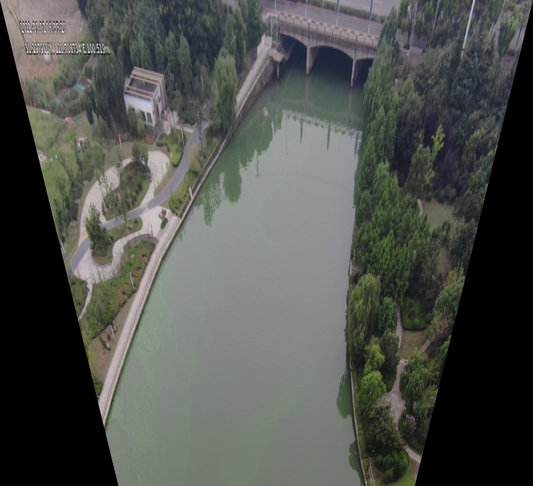
#> input picture Transformedpic/1.png, 533 x 486 px, shrunk from 1024 x 934 before the run, found by its file name
$ python orb.py
#> lines starting #> are read from the running program, lines starting #| are printed output that depends on the picture; long printed decimals are rounded
import cv2
import matplotlib.pyplot as plt
import numpy as np
from PIL import Image
from sklearn.neighbors import KNeighborsClassifier
import os

# _______________________________#

img1 = cv2.imread('./transformedPic/1.png')
#> img1 is the input picture: shape (486, 533, 3); mean B, G, R 76.9, 81.2, 78.4
img2 = cv2.imread('./transformedPic/2.png')
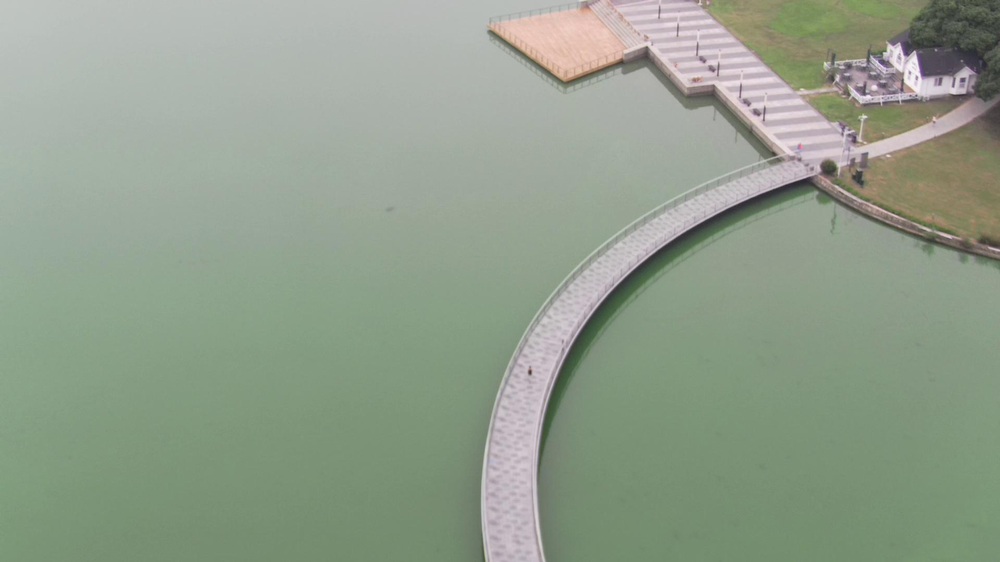
#> input picture SpaceLab/2.png, 1000 x 562 px, shrunk from 1920 x 1080 before the run, found by its file name
#> img2 is the input picture: shape (562, 1000, 3); mean B, G, R 140.2, 157.9, 145.2


def stitch_images(img1_path, img2_path, output_path, vertical_separation=0, horizontal_separation=0):
    # Open the input images
    img1 = Image.open(img1_path)
    img2 = Image.open(img2_path)

    # Calculate the size of the output image
    width = img1.width + img2.width + horizontal_separation
    height = max(img1.height, img2.height) + vertical_separation

    # Create a new image with the combined dimensions
    stitched_image = Image.new('RGB', (width, height))

    # Paste the first image onto the new image
    stitched_image.paste(img1, (0, 0))

    # Paste the second image with the specified horizontal and vertical separation
    stitched_image.paste(img2, (img1.width + horizontal_separation, vertical_separation))

    # Save the stitched image
    stitched_image.save(output_path)


def compute_distances(img1_path, img2_path):
#> called with img1_path = './transformedPic/1.png', img2_path = './transformedPic/2.png'
    img1 = cv2.imread(img1_path)
    img2 = cv2.imread(img2_path)

    orb = cv2.ORB_create()

    kp1, des1 = orb.detectAndCompute(img1, None)
#> kp1 = 500 keypoints; strongest (x, y, size): (98, 52, 31), (101, 52, 31), (97, 49, 31), (34, 51, 31)
    kp2, des2 = orb.detectAndCompute(img2, None)
#> kp2 = 487 keypoints; strongest (x, y, size): (914, 54, 53.6), (907, 54, 53.6), (906, 53, 44.6), (906, 54, 37.2)
    img = cv2.drawKeypoints(img2, kp2, None, flags=cv2.DRAW_MATCHES_FLAGS_DRAW_RICH_KEYPOINTS)
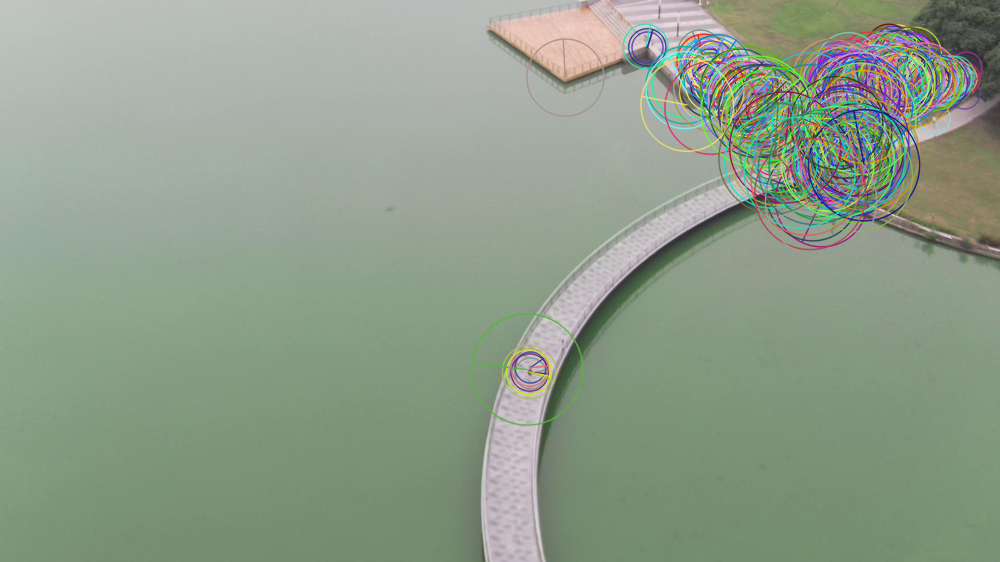
#> img: shape (562, 1000, 3); mean B, G, R 138.4, 156.8, 142.4

    # Matching algorithm
    bf = cv2.BFMatcher(cv2.NORM_HAMMING, crossCheck=True)
    matches = bf.match(des1, des2)
#> matches = 136 matches
    matches = sorted(matches, key=lambda x: x.distance)

    distancey = float(abs(kp1[matches[0].queryIdx].pt[1] - kp2[matches[0].trainIdx].pt[1]))
#> distancey = 171.4
    distancex = float(abs(kp1[matches[0].queryIdx].pt[0] - kp2[matches[0].trainIdx].pt[0]))
#> distancex = 788.2

    return distancex, distancey


distancex, distancey = compute_distances('./transformedPic/1.png', './transformedPic/2.png')
#> distancex = 788.2; distancey = 171.4
print(distancex,distancey)
#| 788.200 171.400

rows, cols = img1.shape[:2]
#> rows = 486; cols = 533
res = np.zeros([rows, cols, 3], np.uint8)
for a in range(0, rows):
    for b in range(0, cols):
        if not img1[a, b].any():
            res[a, b] = img2[a, b]
        elif not img2[a, b].any():
            res[a, b] = img1[a, b]
        else:
            res[a, b] = np.clip(img1[a, b] + img2[a, b], 0, 255)
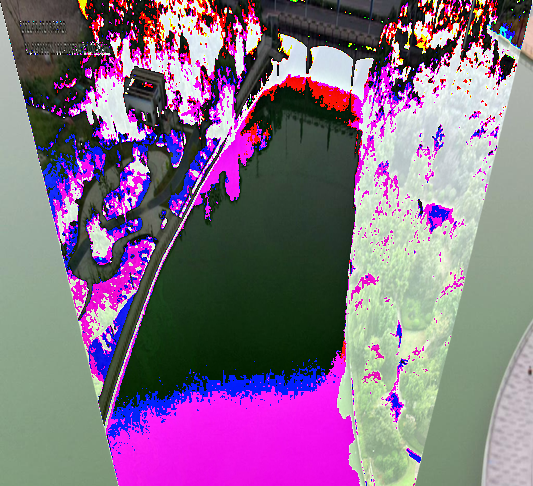
#> res: shape (486, 533, 3); mean B, G, R 134.3, 109.8, 132.8

cv2.imwrite("./resaaa.png", res)
# [11 lines of commented-out code are left out]

cv2.waitKey(0)
cv2.destroyAllWindows()
